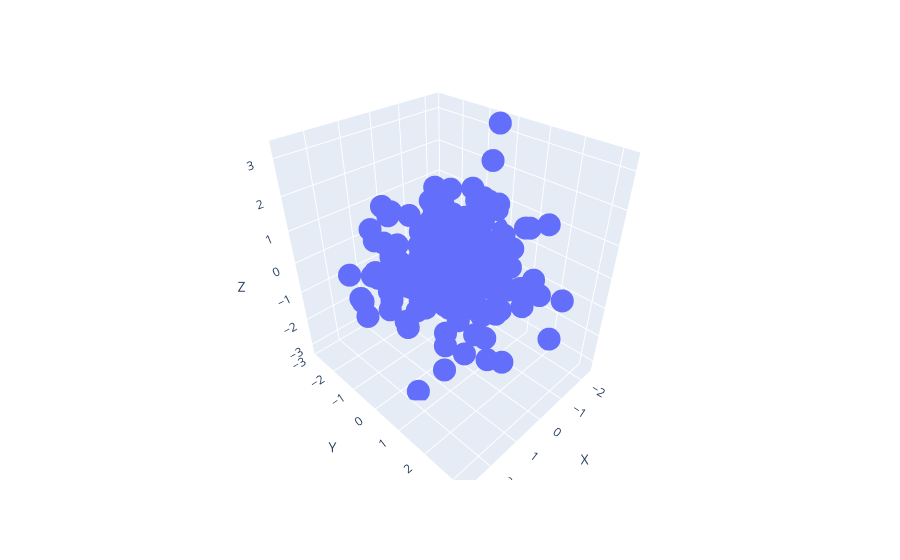

Source (notebook cell):
### Code cell
from prince import FAMD
pca = FAMD(n_components=3)
rr = pca.fit_transform(df)
rr.columns = ['X','Y','Z']

px.scatter_3d(rr,'X','Y','Z')

### Figure 1 — Plotly figure (JSON) as saved in the notebook; plotly's stock layout.template omitted (floating-point values rounded to 4 significant figures; data arrays with more than 128 entries replaced by an {"elided": "..."} marker saying what was removed)
{"data": [{"hovertemplate": "X=%{x}<br>Y=%{y}<br>Z=%{z}<extra></extra>", "legendgroup": "", "marker": {"color": "#636efa", "symbol": "circle"}, "mode": "markers", "name": "", "scene": "scene", "showlegend": false, "type": "scatter3d", "x": {"elided": "250 float values"}, "y": {"elided": "250 float values"}, "z": {"elided": "250 float values"}}], "layout": {"legend": {"tracegroupgap": 0}, "margin": {"t": 60}, "scene": {"domain": {"x": [0, 1], "y": [0, 1]}, "xaxis": {"title": {"text": "X"}}, "yaxis": {"title": {"text": "Y"}}, "zaxis": {"title": {"text": "Z"}}}}}
